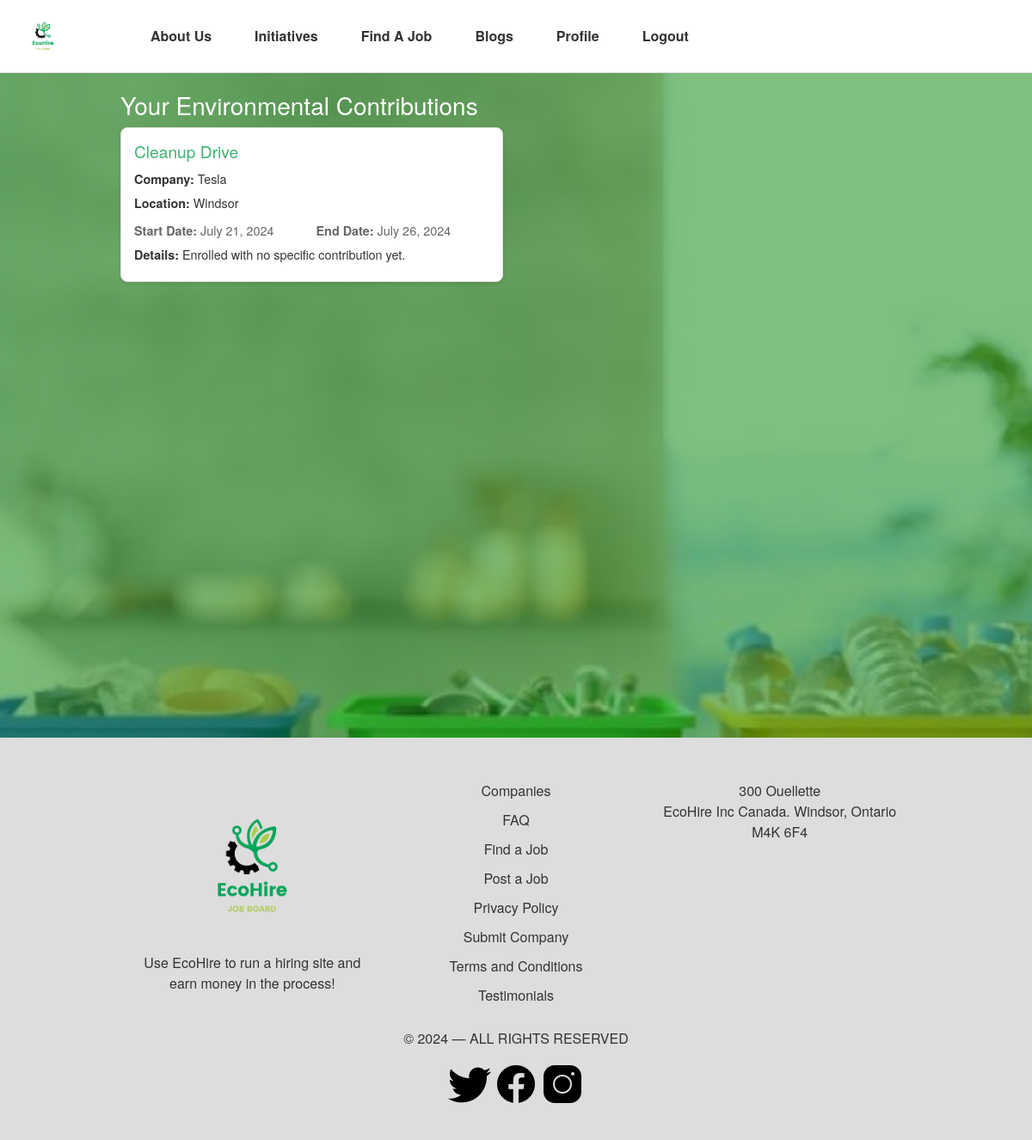
Before: /myApp/contributions/ (signed in) with the older database file.
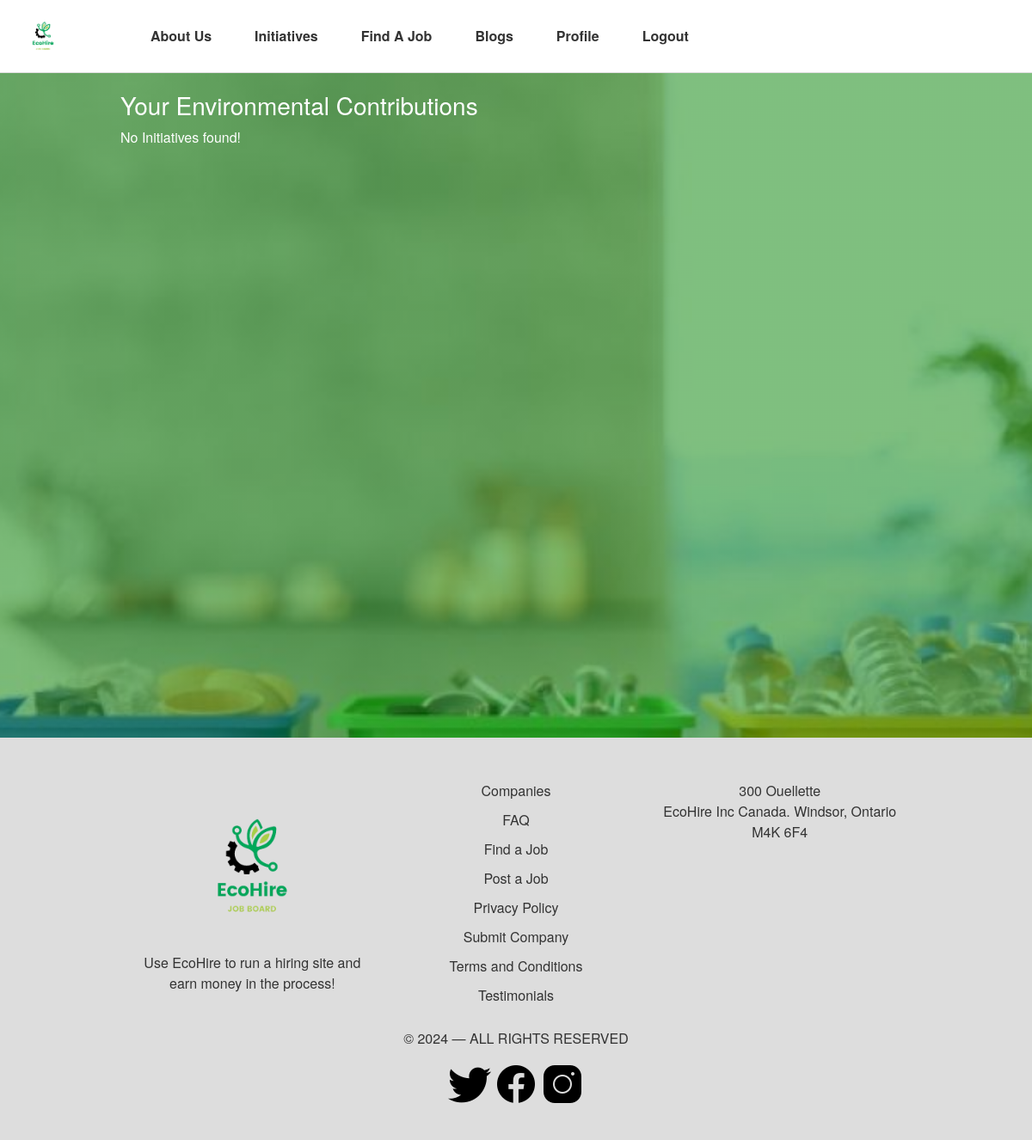
After: the same page with the newer database file.
### myApp/models.py (models this page shows, shortened)
class UserContribution(models.Model):
    user = models.ForeignKey(User, on_delete=models.CASCADE)
    initiative = models.ForeignKey(EnvironmentalInitiative, on_delete=models.CASCADE)
    contribution_details = models.TextField()
    contribution_date = models.DateField(auto_now_add=True)

class EnvironmentalInitiative(models.Model):
    title = models.CharField(max_length=200)
    description = models.TextField()
    start_date = models.DateField()
    end_date = models.DateField(null=True, blank=True)
    location = models.CharField(max_length=100, blank=True)
    company = models.ForeignKey(Company, on_delete=models.CASCADE, blank=True, null=True)

class Company(models.Model):
    name = models.CharField(max_length=100)
    location = models.CharField(max_length=50)
    website = models.CharField(max_length=50)
    description = models.TextField()
    users = models.ManyToManyField(User, related_name='companies')  # Assuming many-to-many relationship
    is_eco_verified = models.BooleanField(default=False)
    eco_verified_date = models.DateField(null=True, blank=True)

### myApp/views.py (the view)
# urls.py: path('contributions/', views.user_contributions, name='user_contributions'),
@login_required
def user_contributions(request):
    contributions = UserContribution.objects.filter(user=request.user)
    return render(request, 'myApp/user_contributions.html', {'contributions': contributions})

### myApp/Templates/myApp/user_contributions.html
{% extends 'myApp/base.html' %}
{% block content %}
    <h2>Your Initiatives</h2>
<section class="job-results py-5">
    <div class="container">
        <h3>Your Environmental Contributions</h3>
        {% if contributions %}
            <div class="row">
                {% for contribution in contributions %}
                    <div class="col-md-6">
                        <div class="job-card">
                            <h4>{{ contribution.initiative.title }}</h4>
                            <p><strong>Company:</strong> {{ contribution.initiative.company.name }}</p>
                            <p><strong>Location:</strong> {{ contribution.initiative.location }}</p>
                            <div class="job-info">
                                <div>
                                    <p><strong>Start Date:</strong> {{ contribution.initiative.start_date }}</p>
                                </div>
                                <div>
                                    <p><strong>End Date:</strong> {{ contribution.initiative.end_date }}</p>
                                </div>
                            </div>
                            <p><strong>Details:</strong> {{ contribution.contribution_details }}</p>
                        </div>
                    </div>
                {% endfor %}
            </div>
        {% else %}
            <p>No Initiatives found!</p>
        {% endif %}
    </div>
</section>
{% endblock %}

Changed rows visible on the page:
removed UserContribution: initiative "Cleanup Drive", initiative.company.name "Tesla", initiative.location "Windsor", initiative.start_date "July 21, 2024", initiative.end_date "July 26, 2024", contribution_details "Enrolled with no specific contribution yet."
Other visible differences:
text now shown: "No Initiatives found!"
